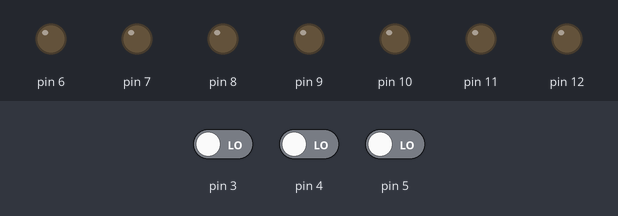
Bench run of a sketch on a simulated Arduino Uno, built with avr-gcc and run on an emulated ATmega328P. Shown: output pins drawn as LEDs (lit = HIGH). Inputs (shaded band) come from the test bench; at power-on: pin 5 LOW, pin 3 LOW, pin 4 LOW.

Above: at 1.2 s.
1.3 s: pin 5 driven HIGH
At 1.6 s:
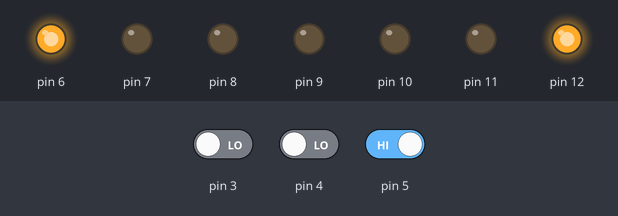
At 3.2 s:
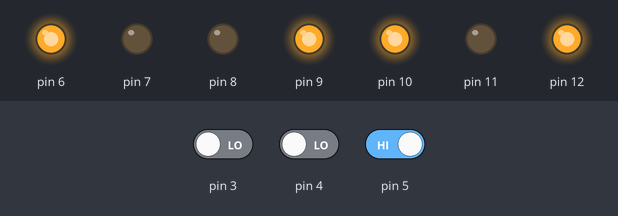
Timing chart, 0 to 4.7 s (numbered marks = the images above; inputs shaded):
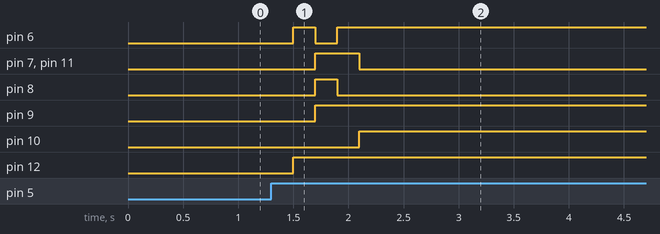

Measured:
- after the input at 1.3 s, pin 6: LOW → HIGH after 0.20 s, → LOW 0.20 s later, → HIGH 0.20 s later; pin 7, pin 11: LOW → HIGH after 0.40 s, → LOW 0.40 s later; pin 8: LOW → HIGH after 0.40 s, → LOW 0.20 s later; pin 9: LOW → HIGH after 0.40 s; pin 10: LOW → HIGH after 0.80 s

The sketch:

sketch_feb12b.ino
```cpp
int botaoUp = 0;
int botaoRst = 0;
int botaoDown = 0;
int click = 0;

void setup()
{
  pinMode(3, INPUT);
  pinMode(4, INPUT);
  pinMode(5, INPUT);

  for(int i=6;i<13;i=i+1){
  	pinMode(i, OUTPUT);
  }
}
void loop()
{
  botaoUp = digitalRead(5);
  botaoDown = digitalRead(4);
  botaoRst = digitalRead(3);

  if(botaoUp == HIGH){
    click = (click + 1);
    delay(200);
  }
    if(botaoDown == HIGH){
    click = (click - 1);
    delay(200);
  }

  if(botaoRst == HIGH){
    click = (0);
    delay(200);
  }

  //Visor

  if(click == 1) {
  	digitalWrite(6, HIGH);
   	digitalWrite(7, LOW);
  	digitalWrite(8, LOW);
  	digitalWrite(9, LOW);
  	digitalWrite(10, LOW);
  	digitalWrite(11, LOW);
  	digitalWrite(12, HIGH);

  }
  if(click == 2) {
  	digitalWrite(6, LOW);
   	digitalWrite(7, HIGH);
  	digitalWrite(8, HIGH);
  	digitalWrite(9, HIGH);
  	digitalWrite(10, LOW);
  	digitalWrite(11, HIGH);
  	digitalWrite(12, HIGH);

  } if(click == 3) {
  	digitalWrite(6, HIGH);
   	digitalWrite(7, HIGH);
  	digitalWrite(8, LOW);
  	digitalWrite(9, HIGH);
  	digitalWrite(10, LOW);
  	digitalWrite(11, HIGH);
  	digitalWrite(12, HIGH);

  }
  if(click == 4) {
  	digitalWrite(6, HIGH);
   	digitalWrite(7, LOW);
  	digitalWrite(8, LOW);
  	digitalWrite(9, HIGH);
  	digitalWrite(10, HIGH);
  	digitalWrite(11, LOW);
  	digitalWrite(12, HIGH);

  }
}
```
